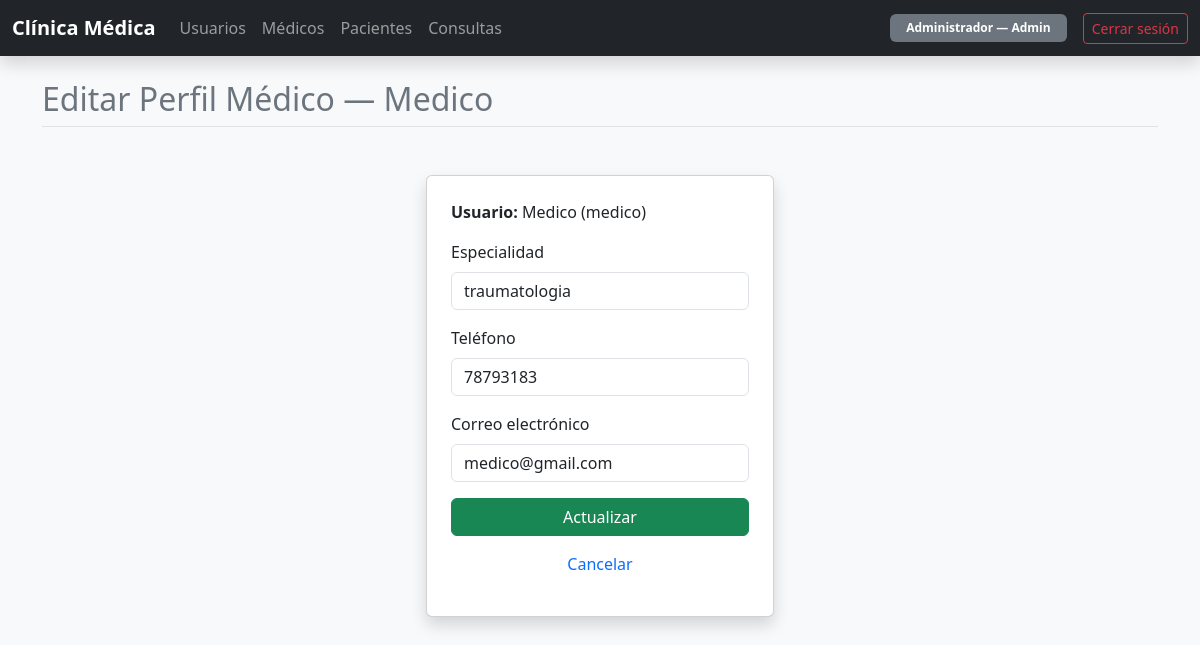
/medicos/editar/1 (signed in), run on the app's committed database.
### models/usuario_model.py (models this page shows, shortened)
class Usuario(UserMixin, db.Model):
    __tablename__ = 'usuarios'
    id_usuario = db.Column(db.Integer, primary_key=True)
    nombre     = db.Column(db.String(100), nullable=False)
    username   = db.Column(db.String(50),  unique=True, nullable=False)
    password   = db.Column(db.String(255), nullable=False)
    rol        = db.Column(db.String(20),  nullable=False)  # 'admin' | 'medico' | 'paciente'
    medico   = db.relationship('Medico',   back_populates='usuario',
                               uselist=False, cascade='all, delete-orphan')
    paciente = db.relationship('Paciente', back_populates='usuario',
                               uselist=False, cascade='all, delete-orphan')

### models/medico_model.py (models this page shows, shortened)
class Medico(db.Model):
    __tablename__ = 'medicos'
    id_medico    = db.Column(db.Integer, primary_key=True)
    especialidad = db.Column(db.String(100), nullable=False)
    telefono     = db.Column(db.String(20))
    correo       = db.Column(db.String(120))
    id_usuario = db.Column(
        db.Integer,
        db.ForeignKey('usuarios.id_usuario', ondelete='CASCADE'),
        nullable=False,
        unique=True
    )
    usuario = db.relationship('Usuario', back_populates='medico')
    consultas = db.relationship(
        'Consulta',
        back_populates='medico',
        cascade='all, delete-orphan',
        lazy='select'
    )

### controllers/medico_controller.py (the view, shortened to what this page needs)
@medico_bp.route('/editar/<int:id_medico>', methods=['GET', 'POST'])
@login_required
@solo_admin
def editar(id_medico):
    m = Medico.query.get_or_404(id_medico)
    return render_editar(m)

### database.py (called while the page is built)
def solo_admin(f):
    @wraps(f)
    def decorated(*args, **kwargs):
        if not current_user.is_authenticated or current_user.rol != 'admin':
            abort(403)
        return f(*args, **kwargs)
    return decorated

### models/usuario_model.py (called while the page is built)
@login_manager.user_loader
def load_user(user_id):
    return Usuario.query.get(int(user_id))

### views/medico_view.py (called while the page is built)
def render_editar(medico):
    return render_template('medico/editar.html', medico=medico)

### templates/medico/editar.html (shortened to what this page needs)
{% extends 'base.html' %}
{% block page_title %}Editar Perfil Médico — {{ medico.usuario.nombre }}{% endblock %}
{% block content %}
<div class="container mt-5">
  <div class="row justify-content-center">
    <div class="col-md-4">
      <div class="card shadow p-4">
        <p >
          <strong>Usuario:</strong> {{ medico.usuario.nombre }} ({{ medico.usuario.username }})
        </p>
        <form method="POST" class="form-center">
          <div class="mb-3">
            <label for="especialidad" class="form-label">Especialidad</label>
            <input type="text" id="especialidad" name="especialidad" value="{{ medico.especialidad }}" class="form-control" required>
          </div>
          <div class="mb-3">
            <label for="telefono" class="form-label">Teléfono</label><br>
            <input type="text" id="telefono" name="telefono" value="{{ medico.telefono or '' }}" class="form-control">
          </div>
          <div class="mb-3">
            <label for="correo" class="form-label">Correo electrónico</label>
            <input type="email" id="correo" name="correo" value="{{ medico.correo or '' }}" class="form-control">
          </div>
          <div class="d-grid">
            <button type="submit" class="btn btn-success">Actualizar</button>
          </div>
          <p class="text-center mt-3">
            <a href="{{ url_for('medicos.listar') }}" class="text-decoration-none">Cancelar</a>
          </p>
        </form>
      </div>
    </div>
  </div>
</div>
{% endblock %}

### templates/base.html (shortened to what this page needs)
<!doctype html>
<html lang="es">
  <head>
    <link href="https://cdn.jsdelivr.net/npm/bootstrap@5.3.3/dist/css/bootstrap.min.css" rel="stylesheet">
  </head>
  <body class="bg-light">
    {% if current_user.is_authenticated %}
      <nav class="navbar navbar-expand-lg navbar-dark bg-dark shadow mb-4">
        <div class="container-fluid">
          <a class="navbar-brand fw-bold" href="{{ url_for('dashboard') }}">Clínica Médica</a>
          <div class="collapse navbar-collapse" id="navbarClinica">
            <ul class="navbar-nav me-auto mb-2 mb-lg-0">
              {% if current_user.rol == 'admin' %}
                <li class="nav-item"><a class="nav-link" href="{{ url_for('usuarios.index') }}">Usuarios</a></li>
                <li class="nav-item"><a class="nav-link" href="{{ url_for('medicos.listar') }}">Médicos</a></li>
                <li class="nav-item"><a class="nav-link" href="{{ url_for('pacientes.listar') }}">Pacientes</a></li>
                <li class="nav-item"><a class="nav-link" href="{{ url_for('consultas.listar') }}">Consultas</a></li>
              {% endif %}
            </ul>
            <div class="d-flex align-items-center gap-3">
              <span class="badge bg-secondary px-3 py-2 text-capitalize">
                {{ current_user.nombre }} — <span class="fw-bold">{{ current_user.rol }}</span>
              </span>
              <a href="{{ url_for('auth.logout') }}" class="btn btn-outline-danger btn-sm">Cerrar sesión</a>
            </div>
          </div>
        </div>
      </nav>
      <div class="container my-4">
        <h2 class="mb-4 border-bottom pb-2 text-secondary">{% block page_title %}{% endblock %}</h2>
        {% block content %}{% endblock %}
      </div>
    {% endif %}
  </body>
</html>

### data on the page
Usuario: nombre "Administrador", rol "Admin"
Usuario: usuario.nombre "Medico", usuario.username "medico"
Medico: especialidad "traumatologia", telefono "78793183", correo "medico@gmail.com"
